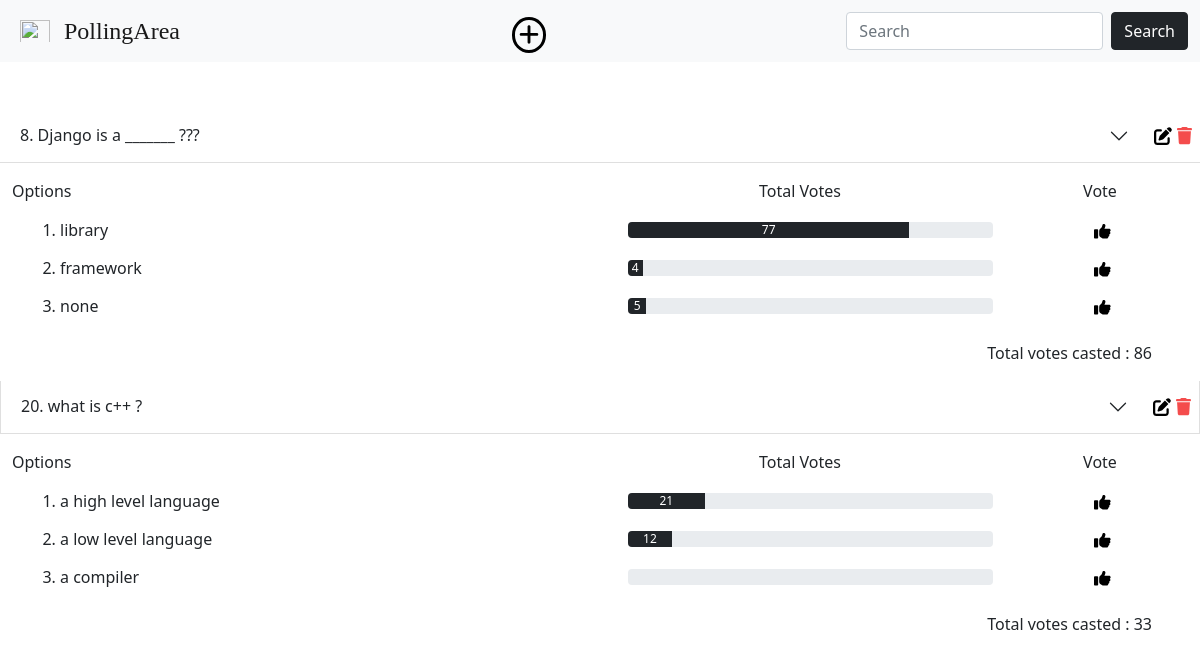
The page / on the database its author committed.
### home/models.py (models this page shows, shortened)
class Question(models.Model):
    question_text = models.CharField(max_length=200)
    pub_date = models.DateTimeField(auto_now=True)
    total_votes = models.IntegerField(default=0)

class Choice(models.Model):
    question = models.ForeignKey(Question, on_delete=models.CASCADE)
    choice_text = models.CharField(max_length=200)
    votes = models.IntegerField(default=0)
    is_correct = models.BooleanField(blank=False,default=False)

### home/views.py (the view)
# urls.py: path("", views.getAllRecords, name="getAllRecords"),
def getAllRecords(request):
    list_of_questions=[]
    questions = Question.objects.all().order_by('id')
    questionSerializer = QuestionSerializer(questions,many=True)
    for i in questionSerializer.data:
            choices = Choice.objects.filter(question__id=i['id'])
            choicesSerializer=ChoiceSerializer(choices,many=True)
            i['choices']=choicesSerializer.data
            list_of_questions.append(i)
    return render(request,"Home.html",{'list_of_questions':list_of_questions})

### home/templates/Home.html (shortened to what this page needs)
{% extends "Base.html" %} {%block body %}
<nav class="navbar navbar-expand-lg navbar-light bg-light">
  <div class="container-fluid">
    <a
      class="navbar-brand fs-4"
      href="/"
      style="
        font-family: Cambria, Cochin, Georgia, Times, 'Times New Roman', serif;
      "
    >
      <img
        src="https://uxwing.com/wp-content/themes/uxwing/download/education-school/poll-icon.png"
        alt=""
        width="30"
        height="24"
        class="d-inline-block align-text-top mx-2"
      />
      PollingArea
    </a>
    <div>
      <button
        class="btn p-0 ms-3 px-1 pb-1 outline-none shadow-none mt-2"
        type="button"
        style="width: 34px; border-radius: 50%; border: 3px solid black"
        data-bs-toggle="modal"
        data-bs-target="#exampleModal"
      >
        <svg xmlns="http://www.w3.org/2000/svg" viewBox="0 0 448 512">
          <path
            d="M256 80c0-17.7-14.3-32-32-32s-32 14.3-32 32V224H48c-17.7 0-32 14.3-32 32s14.3 32 32 32H192V432c0 17.7 14.3 32 32 32s32-14.3 32-32V288H400c17.7 0 32-14.3 32-32s-14.3-32-32-32H256V80z"
          />
        </svg>
      </button>
    </div>
    <form class="d-flex">
      <input
        class="form-control me-2"
        type="search"
        placeholder="Search"
        aria-label="Search"
      />
      <button class="btn btn-dark outline-none shadow-none" type="submit">
        Search
      </button>
    </form>
  </div>
</nav>
<div class="accordion accordion-flush mt-5 border-2" id="accordionFlushExample">
  {% load static %} {% for i in list_of_questions %}
  <div class="accordion-item">
    <h2 class="accordion-header d-flex" id="H{{i.id}}">
      <button
        class="accordion-button collapsed outline-none shadow-none btn-default"
        type="button"
        data-bs-toggle="collapse"
        data-bs-target="#Q{{i.id}}"
        aria-expanded="false"
        aria-controls="Q{{i.id}}"
      >
        <div class="d-flex justify-content-center me-2">
          <span>{{i.id}}. {{i.question_text}}</span>
          <button
            class="btn p-0 px-1 pb-1 outline-none shadow-none"
            type="button"
            data-bs-toggle="modal"
            data-bs-target="#editModal_{{i.id}}"
            onclick="fetch(`/getDataForEditQuestion/{{i.id}}`)
            .then(response => {
              if (!response.ok) {
                throw new Error('Network response was not ok');
              }
              return response.json();
            })
            .then(data => {
              const questionContainer = document.getElementById('edit_question_text_input_{{i.id}}');
              questionContainer.value = data.question.question_text;
              const choice_text_1 = document.getElementById('edit_choice_text_1_input_{{i.id}}');
              choice_text_1.value = data.choices[0].choice_text;
              const choice_text_2 = document.getElementById('edit_choice_text_2_input_{{i.id}}');
              choice_text_2.value = data.choices[1].choice_text;
              const choice_text_3 = document.getElementById('edit_choice_text_3_input_{{i.id}}');
              choice_text_3.value = data.choices[2].choice_text;
              const correct_ans = document.getElementById('edit_correct_ans_input_{{i.id}}');
              if(data.choices[0]['is_correct']){
                correct_ans.value = '1';
              }
              else if (data.choices[1].is_correct){
                correct_ans.value = '2';
              }
              else{
                correct_ans.value = '3';
              }
            })
            .catch(error => {
              console.error('There was a problem with the fetch operation:', error);
            });"
          >
          </button>
          <a href="delete/{{i.id}}" class="me-2 d-flex align-items-center">
          </a>
        </div>
      </button>
    </h2>
    <div
      id="Q{{i.id}}"
      class="accordion-collapse collapse show"
      aria-labelledby="flush-headingOne"
      data-bs-parent="#accordionFlushExample"
    >
      <div class="container-fluid my-3">
        <div class="row mb-2">
          <div class="col-6">Options</div>
          <div class="col-4 text-center">Total Votes</div>
          <div class="col-2 text-center">Vote</div>
        </div>
        <ol start="1">
          {% for j in i.choices %}
          <div class="row d-flex align-items-center">
            <div class="col-6">
              <li class="ms-3">{{j.choice_text}}</li>
            </div>
            <div class="col-4">
              <div class="progress">
                <div
                  class="progress-bar bg-dark"
                  role="progressbar"
                  style="width: {{ j.votes }}%"
                  aria-valuenow="{{j.votes}}"
                  aria-valuemin="0"
                  aria-valuemax="100"
                >
                  {{j.votes}}
                </div>
              </div>
            </div>
            <div class="col-2 text-center">
              <a href="/vote/{{i.id}}/{{j.id}}" class="btn w-25">
              </a>
            </div>
          </div>
          {% endfor %}
        </ol>
      </div>
      <p class="text-end me-5">Total votes casted : {{i.total_votes}}</p>
    </div>
  </div>
  {% endfor %}
</div>
{% endblock %}

### home/templates/Base.html (shortened to what this page needs)
<!DOCTYPE html>
<html lang="en">
  <head>
    <link
      href="https://cdn.jsdelivr.net/npm/bootstrap@5.0.2/dist/css/bootstrap.min.css"
      rel="stylesheet"
    />
  </head>
  <body>
    {% block body %} {% endblock %}
  </body>
</html>

### rows shown on the page
Question: question_text "Django is a _______ ???"
Choice: choice_text "library"
Choice: choice_text "framework"
Choice: choice_text "none"
Question: question_text "what is c++ ?"
Choice: choice_text "a high level language"
Choice: choice_text "a low level language"
Choice: choice_text "a compiler"

### other values the page prints
{{ i.id }} "8" "20"
{{ j.votes }} "77" "4" "5" "21" "12"
{{ i.total_votes }} "86" "33"
